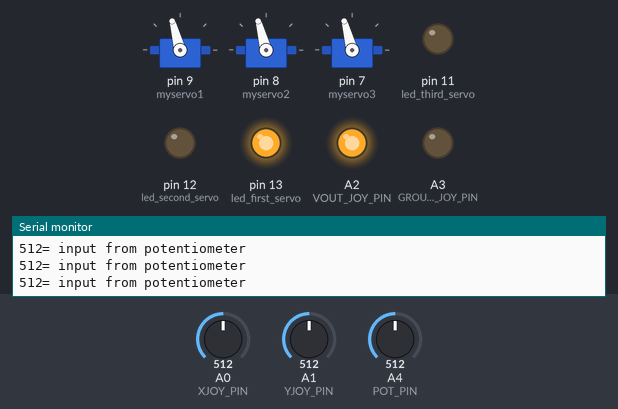
Bench run of a sketch on a simulated Arduino Uno, built with avr-gcc and run on an emulated ATmega328P. Parts: 3 × servo, output pins drawn as LEDs (lit = HIGH), the last lines printed to the serial monitor. The test bench sets the inputs (shaded band); at power-on: A4 (POT_PIN) = 512, A0 (XJOY_PIN) = 512, A1 (YJOY_PIN) = 512.

Above: at 1.2 s.
1.3 s: A4 (POT_PIN) set to 105
At 2.5 s:
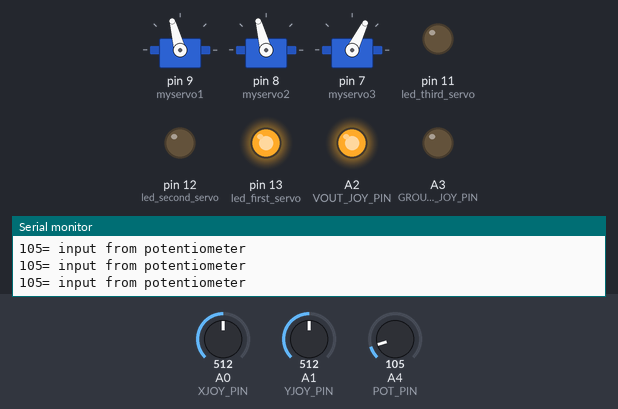
2.8 s: A4 (POT_PIN) set to 90
At 3.1 s:
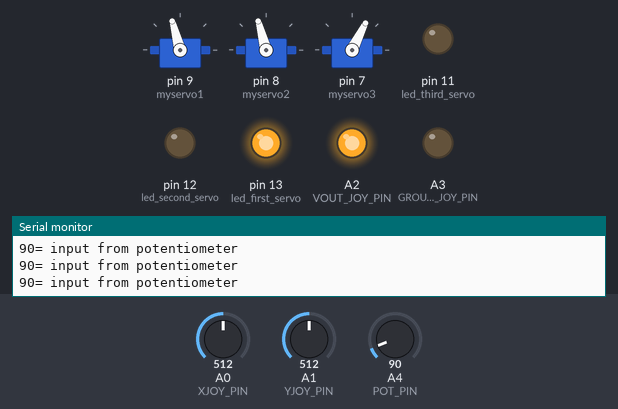
4.3 s: A0 (XJOY_PIN) set to 528
At 5.3 s:
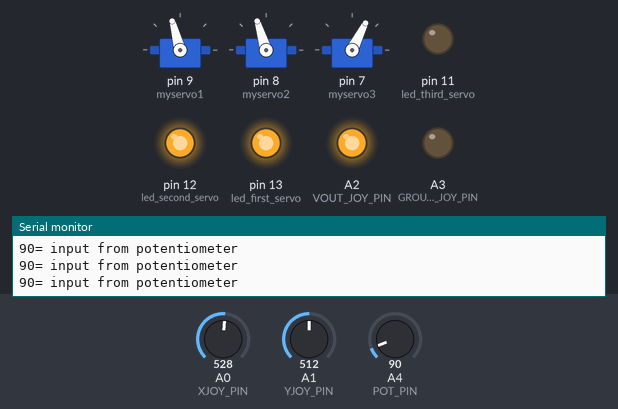
5.8 s: A1 (YJOY_PIN) set to 716
At 6.3 s:
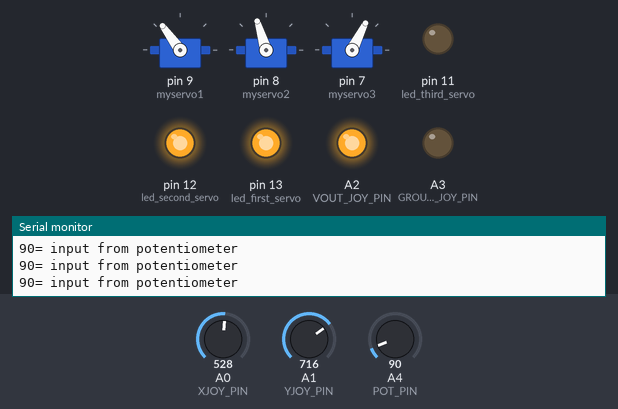
7.3 s: A4 (POT_PIN) set to 11
At 8.5 s:
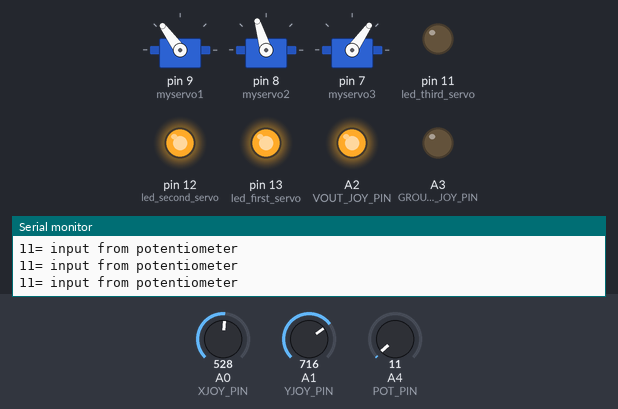
8.8 s: A4 (POT_PIN) set to 8
Timing chart, 0 to 11.8 s (numbered marks = the images above; inputs shaded):
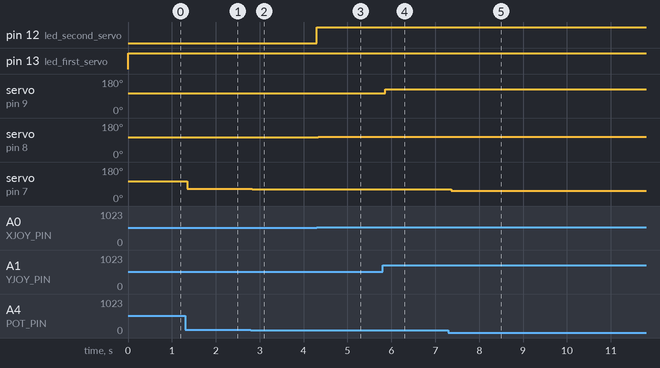

Measured:
- after the input at 1.3 s, servo on pin 7 (myservo3): 105° → 64° after 0.05 s
- after the input at 2.8 s, servo on pin 7 (myservo3): 64° → 63° at once
- after the input at 4.3 s, pin 12 (led_second_servo): LOW → HIGH at once; servo on pin 8 (myservo2): 105° → 107° at once
- after the input at 5.8 s, servo on pin 9 (myservo1): 105° → 126° after 0.06 s
- after the input at 7.3 s, servo on pin 7 (myservo3): 63° → 55° after 0.06 s

The sketch:

medial.ino
```cpp
#include <Servo.h>
#define SERVO_PIN 9
#define GROUND_JOY_PIN A3
#define VOUT_JOY_PIN A2
#define YJOY_PIN A1
#define XJOY_PIN A0
#define POT_PIN A4

Servo myservo1 ;
Servo myservo2 ;
Servo myservo3 ;

int led_first_servo = 13;
int led_second_servo = 12;
int led_third_servo = 11;
long pot_pin_val = 0;

void setup()
{
  Serial.begin(9600);
  pinMode(VOUT_JOY_PIN, OUTPUT) ;
  pinMode(GROUND_JOY_PIN, OUTPUT) ;
  digitalWrite(VOUT_JOY_PIN, HIGH) ;
  digitalWrite(GROUND_JOY_PIN,LOW) ;
  myservo1.attach(9);
  myservo2.attach(8);
  myservo3.attach(7);
  pinMode(led_first_servo, OUTPUT);
  pinMode(led_second_servo, OUTPUT);
  pinMode(led_third_servo, OUTPUT);
}

void loop()
{
  long joystickYVal = analogRead(YJOY_PIN) ;
  long joystickXVal = analogRead(XJOY_PIN) ;
  pot_pin_val = analogRead(POT_PIN);

  //pot_pin_val = map(pot_pin_val, 0, 1023, 0, 180);

  if(joystickYVal > 490 && joystickYVal < 508) digitalWrite(led_first_servo, LOW);
  else digitalWrite(led_first_servo, HIGH);

  if(joystickXVal > 509 && joystickXVal < 518) digitalWrite(led_second_servo, LOW);
  else digitalWrite(led_second_servo, HIGH);

  Serial.print(pot_pin_val);
  Serial.println("= input from potentiometer") ;
  myservo1.write((joystickYVal+544)/10);
  myservo2.write((joystickXVal+544)/10);
  myservo3.write((pot_pin_val+544)/10);
}
```
